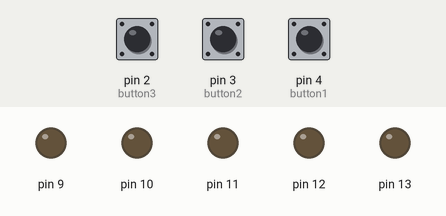
Recording of a sketch running on a simulated Arduino Uno, built with avr-gcc and run on an emulated ATmega328P. On the bench: output pins drawn as LEDs (lit = HIGH). Dashed ring = blinking. The test bench sets the inputs (shaded band); at power-on: pin 2 (button3) LOW, pin 3 (button2) LOW, pin 4 (button1) LOW.

Above: at 1.2 s.
1.3 s: pin 2 (button3) pulled HIGH for 0.15 s
At 1.7 s:
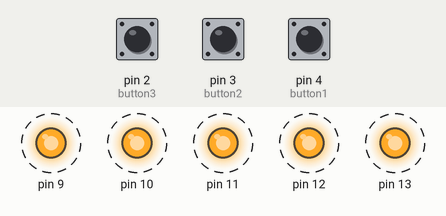
Timing chart, 0 to 12.3 s (numbered marks = the images above; inputs shaded):
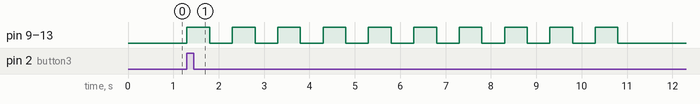

Measured:
- after the input at 1.3 s, pin 9–13: alternates HIGH for 0.50 s and LOW for 0.50 s, 20 changes in all, then stays LOW, starting at once

The sketch:

FiveLedsAndTwoButtons.ino
```cpp
class Led{ // Ledlerimizi pin isimli değişkeni olan bir class olarak tanımladık.
  private:
      int pin; // pin adlı değişken tanımladık. integer değer tutacak

    public:
    Led(int pinNumber){ // Bu sınıftan nesne üretebilmemiz için başlatıcı constructor.
          pin = pinNumber;
        };

        int getPin(){ // private olan pin değerini alabilmek için public metot yazdık.
            return pin; // pin değerimiz dönüyor
        };
};

class Button{ // Butonlarımızım pin değerini ve basılıp
          //basılmadığı değerlerini tutacak bir sınıf tanımlıyoruz.
  private:
      int pin; // Butonumuzun pin değerini int olarak tuttuk.
      bool pressed = false; // butona basılıp basılmadığını boolean olarak tuttuk.

    public:
      Button(int pinNumber){ // Bu sınıftan nesne üretebilmemiz için başlatıcı constructor.
          pin = pinNumber;
        };

      int getPin(){ // private olan pin değerini alabilmek için public metot yazdık.
            return pin; // pin değerimiz dönüyor
        };

        bool isPressed(){ // private olan basıldı değerini alabilmek için public metot yazdık.
            return pressed; // pressed değerimiz dönüyor.
        };

        void setPressed(bool press){
          pressed = press;
        };
};

Led led1(13);
Led led2(12);
Led led3(11);
Led led4(10);
Led led5(9);
Led leds[] = {led1, led2, led3, led4, led5};

Button button1(4);
Button button2(3);
Button button3(2);
Button buttons[] = {button1, button2, button3};

void setup()
{
  for(Button button : buttons){
    pinMode(button.getPin(), INPUT);
  }

  for(Led led : leds){
    pinMode(led.getPin(), OUTPUT);
  }
}

void loop()
{
  if(digitalRead(button1.getPin()) && !button2.isPressed() && !button3.isPressed()){
    button1.setPressed(true);
  } else if(digitalRead(button2.getPin()) && !button1.isPressed() && !button3.isPressed()){
    button2.setPressed(true);
  } else if(digitalRead(button3.getPin()) && !button1.isPressed() && !button2.isPressed()){
    button3.setPressed(true);
  }

  if(button1.isPressed()){

    for(Led led : leds){
      digitalWrite(led.getPin(), HIGH);
        delay(500);
    }
    button1.setPressed(false);

  } else if(button2.isPressed()){

    for(int i = sizeof(leds)/sizeof(int) - 1; i >= 0; i--){
      digitalWrite(leds[i].getPin(), HIGH);
      delay(500);
    }
    button2.setPressed(false);

  } else if(button3.isPressed()){

      for(int i = 0; i < 10; i++){
          for(Led led : leds){
            digitalWrite(led.getPin(), HIGH);
          }
          delay(500);
          for(Led led : leds){ // tüm ledler sönsün
              digitalWrite(led.getPin(), LOW);
          }
        delay(500);
       }
    button3.setPressed(false);
  }
  for(Led led : leds){ // tüm ledler sönsün
      digitalWrite(led.getPin(), LOW);
   }
}
```
